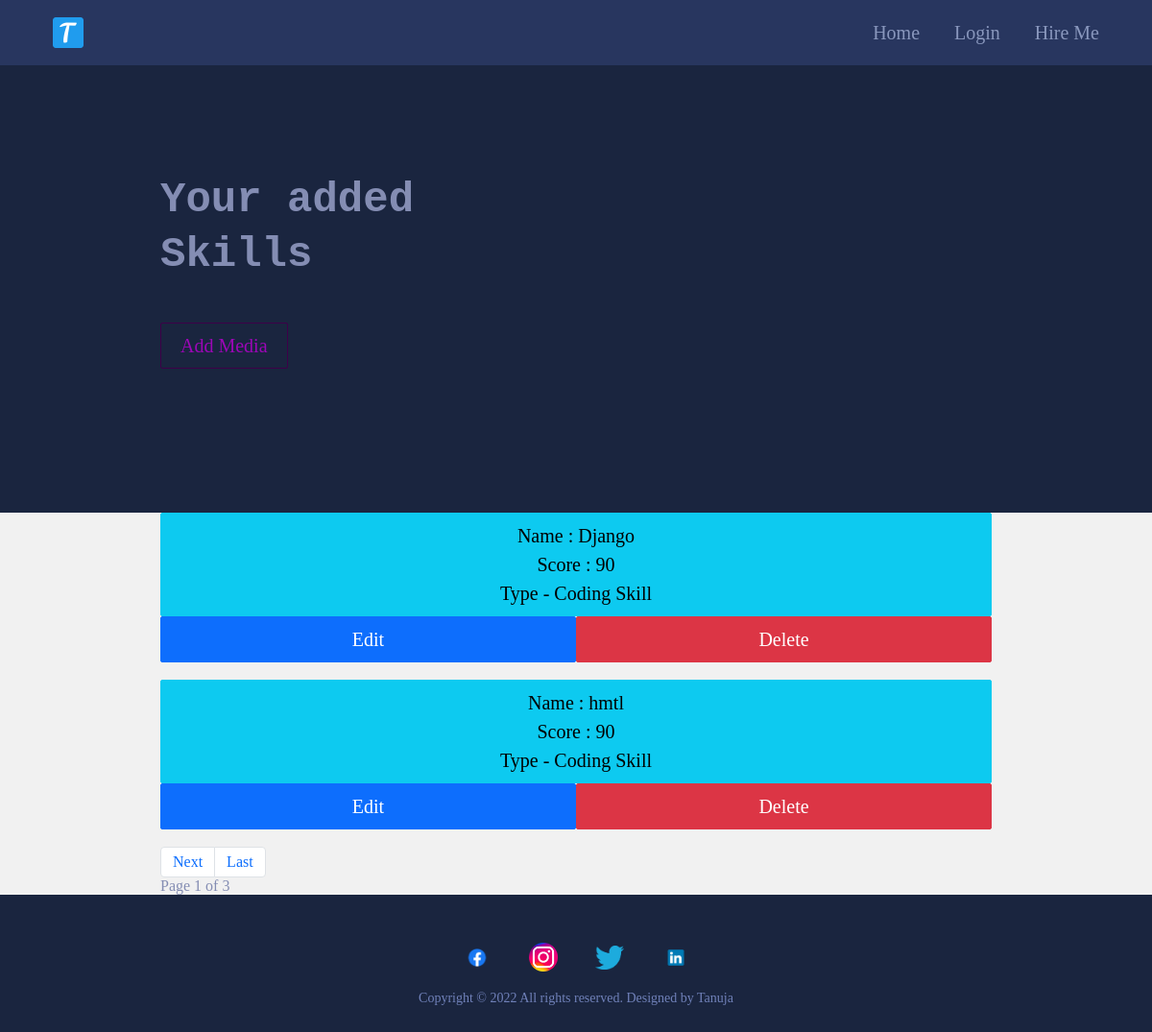
Page /allskills/ on the committed database.
### main/models.py (models this page shows, shortened)
class Skill(models.Model):
    class Meta:
        verbose_name_plural = 'Skills'
        verbose_name = 'Skill'
    name = models.CharField(max_length=20, blank=True, null=True)
    score = models.IntegerField(default=80, blank=True, null=True)
    image = models.FileField(blank=True, null=True, upload_to="skills")
    is_key_skill = models.BooleanField(default=False)

### main/views.py (the view)
# urls.py: path('allskills/',views.allSkill.as_view(),name="allskills"),
class allSkill(generic.ListView):
	model = Skill
	template_name = "main/allskill.html"
	paginate_by = 2

### cv/context_processors.py (called while the page is built)
def project_context(request):
	context = {
		'me': User.objects.first(),
	}
	return context

### main/templates/main/allskill.html (shortened to what this page needs)
{% extends 'main/base.html' %}
{% load static %}
{% block content %}
    <section>
      <div class="innerPageBannerCol">
        <div class="container">
          <div class="row g-4 g-md-3  align-items-center">
            <div class="col-md-6">
              <div class="bannerContent">
                <h1 class="xlTitle pb-md-3">Your added Skills</h1><br>
                <a href="{%url 'main:addSkill'%}" class="btn btnOutline">Add Media</a>
              </div>
            </div>
          </div>
        </div>
      </div>
    </section>
    <section>
      <div class="lightBg">
        <div class="container">
          <ul>
            {% for item in object_list %}
             <li><a href="" class="btn btn-info col col-12"> Name : {{item.name}}
              <br>Score : {{item.score}}<br>
              {% if item.is_key_skill%}
                  Type - Key Skill
            {%else%}
              Type - Coding Skill
            {%endif%}</a></li>
            <li>
              <div class="container">
                <div class="row">
              <a href="{%url 'main:updateSkill' item.pk %}" class="btn btn-primary col col-6">Edit</a>
              <a href="{%url 'main:deleteSkill' item.pk %}" class="btn btn-danger col col-6">Delete</a>
                </div>
              </div>
            </li><br>
            {%endfor%}
        </ul>
        <nav aria-label="Page navigation example">
          <ul class="pagination" >
            {%if page_obj.has_next%}
              <li class="page-item"><a class="page-link" href="?page={{page_obj.next_page_number}}">Next</a></li>
              <li class="page-item"><a class="page-link"href="?page={{page_obj.paginator.num_pages}}">Last</a></li>
            {%endif%}
          </ul>
          <div>
            Page {{page_obj.number }} of {{page_obj.paginator.num_pages}}
          </div>
          </nav>
        </div>
      </div>
    </section>
    {%endblock%}

### static/css/style.css (style rules this page uses)
:root { --primaryColor: #9C07B6; --primaryDarkColor: #3D0048; --titleFont: 'IBM plex Sans', monospace; --regular: 400; --medium: 500; --bold: 700; --black: 900; --lightBg: #F1F1F1; --primary : #1a253f; --dark : #151A33; --secondary : #6e8de2; --ternary : #848db3; --pure : #cbcfd6; --fade : #7081b9; --mild : #8997bd; --footer : #212A4A; --black : #060b1b; --twitter : #4ac7ec; --dribble : #ecbacfd0; --success : #1ecab8; --danger : #f1646c; --dark-blue : #28365f; --dark-gray : #171f33; --yellow : #f3c74d; }
html { scroll-behavior: smooth; }
body { font-family: 'IBM plex Sans'; background:var(--primary); color: var(--ternary); -webkit-font-smoothing : antialiased; padding-bottom: 6rem; line-height: normal; }
ul { margin: 0; padding: 0; list-style-type: none; }
a { color: inherit; }
a, .btn { -webkit-transition: all 300ms ease-in-out 0s; -o-transition: all 300ms ease-in-out 0s; transition: all 300ms ease-in-out 0s; text-decoration: none; }
.lightBg { background-color: var(--lightBg); }
.btn { font-size: 20px; font-weight: var(--medium); padding: 8px 20px; border-radius: 2px; }
.btnOutline { border: 1px solid var(--primaryDarkColor); color: var(--primaryColor); }
.xlTitle { font-size: 44px; line-height: 1.3; font-weight: var(--bold); font-family: var(--titleFont) }
.innerPageBannerCol { padding: 180px 0 150px; }
@media (min-width:992px) { .container, .container-lg, .container-md, .container-sm, .container-xl, .container-xxl { max-width: 890px; } }

### rows in the picture
Skill: name "Django", score "90", is_key_skill "Type - Coding Skill"
Skill: name "hmtl", score "90", is_key_skill "Type - Coding Skill"

### other values in the picture
{{ page_obj.number }} "1"
{{ page_obj.paginator.num_pages }} "3"
